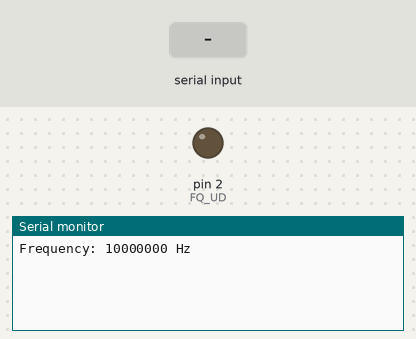
This sketch was run on a simulated Arduino Uno, built with avr-gcc and run on an emulated ATmega328P. On the bench: output pins drawn as LEDs (lit = HIGH), the last lines printed to the serial monitor. Inputs (shaded band) come from the test bench.

Above: at 1.2 s.
1.3 s: "90,45\n" received over Serial
At 1.31 s:
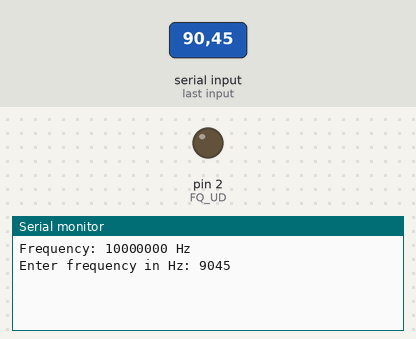
At 2.3 s:
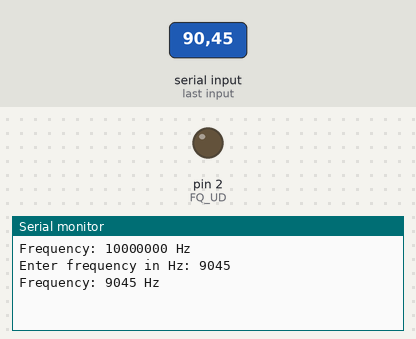

Measured:
- after the input at 1.3 s, the serial monitor: prints a new line at once (image 1)

The sketch:

ad9850_siggen.ino
```cpp
// Pin assignment
static const int W_CLK = 4; // AD9850 W_CLK
static const int FQ_UD = 2;  // AD9850 FQ_UD
static const int DATA = 3;  // AD9850 DATA (D7)

void setup() {
  Serial.begin(9600);
  pinMode(W_CLK, OUTPUT);
  pinMode(FQ_UD, OUTPUT);
  pinMode(DATA, OUTPUT);
}


// we keep the freq in Hz
uint32_t frequency = 10000000;

void loop() {
  // deltaphase = frequency * 2^32 / 125 * 10^3 (quartz freq in khz)
  dds(34.359738368 * frequency, false, 0);

  Serial.print("Frequency: ");
  Serial.print(frequency);
  Serial.println(" Hz");

  while (Serial.peek() == -1) {
    delay(50);
  }
  int c = Serial.read();
  if (c == 'k')
    frequency += 50;
  if (c == 'j')
    frequency -= 50;
  if (c == 'K')
    frequency += 5000;
  if (c == 'J')
    frequency -= 5000;

  if (c >= '0' && c <= '9') {
    Serial.print("Enter frequency in Hz: ");
    Serial.print(c - '0');
    frequency = c - '0';
    while (c != '\n') {
      c = Serial.read();
      if (c >= '0' && c <= '9') {
        Serial.print(c - '0');
        frequency *= 10;
        frequency += c - '0';
      }
    }
    Serial.println();
  }
}

void dds(unsigned long frequency, bool power_down, uint8_t phase) {
  // Make sure we start with the clock low
  digitalWrite(W_CLK, LOW);
  digitalWrite(FQ_UD, LOW);

  // Output the 4 bytes with frequency info
  for (int i = 0; i < 4; i++) {
    shiftOut(DATA, W_CLK, LSBFIRST, frequency & 0xff);
    frequency = frequency >> 8;
  }
  // send 0 for w32/w33, powerdown and phase.
  uint8_t command = phase << 3;
  if (power_down) {
    // Turn on the power_down bit if required
    phase |= 4;
  }
  shiftOut(DATA, W_CLK, LSBFIRST, command);

  // Pulse FQ_UD to load the new data.
  digitalWrite(FQ_UD, HIGH);
  delay(1);
  digitalWrite(FQ_UD, LOW);
}
```
